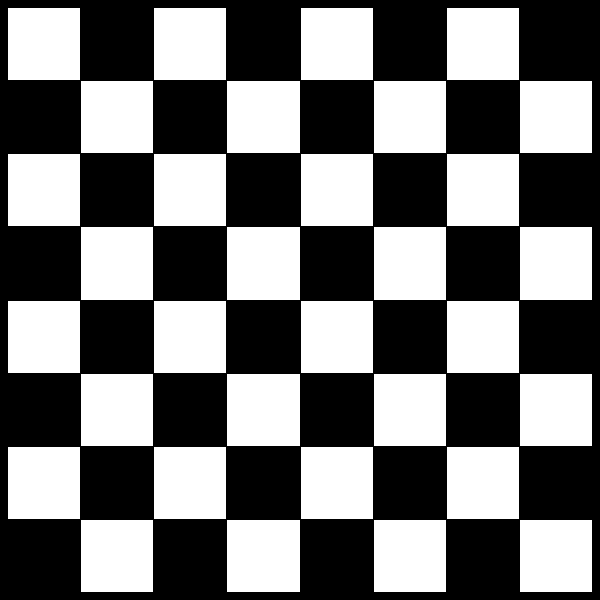
Frame 1 (no input)
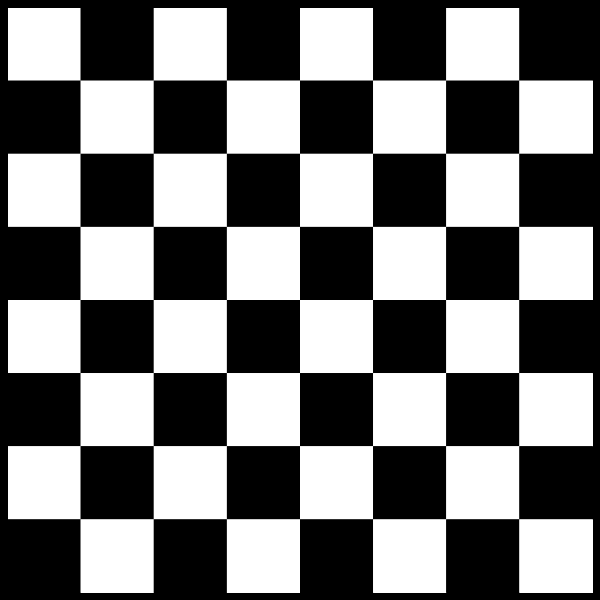
Frame 60 (the mouse pressed at the canvas centre just before this capture)
Frame 120 (the mouse held since frame 60 and released just before this capture): identical to frame 60, image omitted

The Processing sketch that drew these frames (run headless with seeded random() and noise(); from frame 60 on, the mouse is pressed at the canvas centre):

// Processing sketch: chessboardDemo
// ── chessboardDemo.pde
//Chessboard demo
//Mar 13, 2017
//Schellenberg

int rows, cols;
float cellSize;
boolean isFilledBlack;
float theBorderSize;

void setup() {
  size(600, 600);
  rows = 8;
  cols = 8;

  isFilledBlack = false;
  theBorderSize = 15;

  cellSize = (width - theBorderSize) / float(cols);
}

void draw() {
  displayChessBoard();
  displayBorder();
}

void displayBorder() {
  stroke(0);
  strokeWeight(theBorderSize);

  //top
  line(0, 0, width, 0);
  //left
  line(0, 0, 0, height);
  //bottom
  line(0, height, width, height);
  //right
  line(width, 0, width, height);

  noStroke();
}

void displayChessBoard() {
  for (int x = 0; x < cols; x++) {
    for (int y = 0; y < rows; y++) {
      if (isFilledBlack) {
        fill(0);
      } else {
        fill(255);
      }
      rect(theBorderSize/2+x*cellSize, theBorderSize/2+y*cellSize, cellSize, cellSize);
      isFilledBlack = !isFilledBlack;
    }
    //flip once more, to reset for next column...
    isFilledBlack = !isFilledBlack;
  }
}
